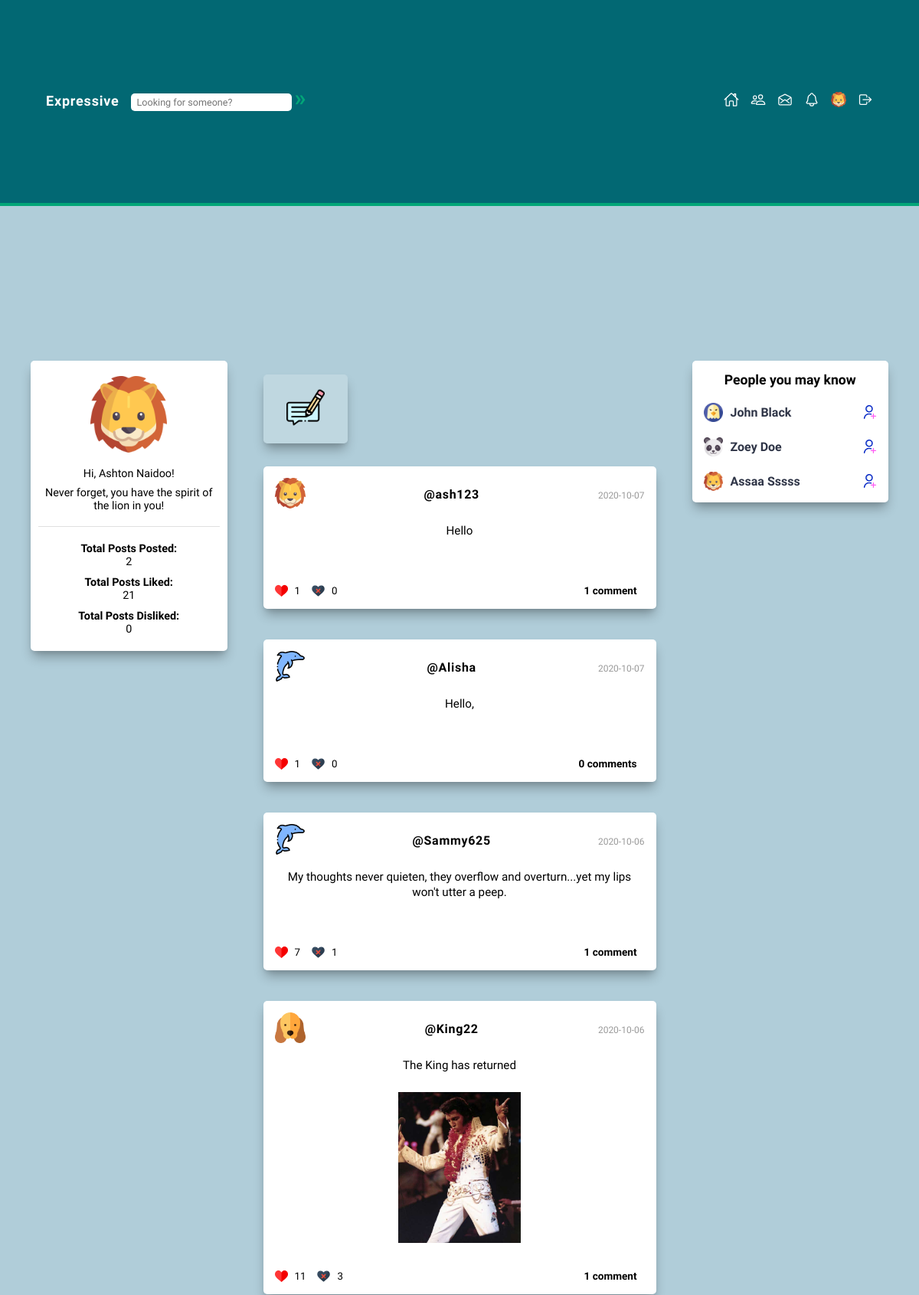
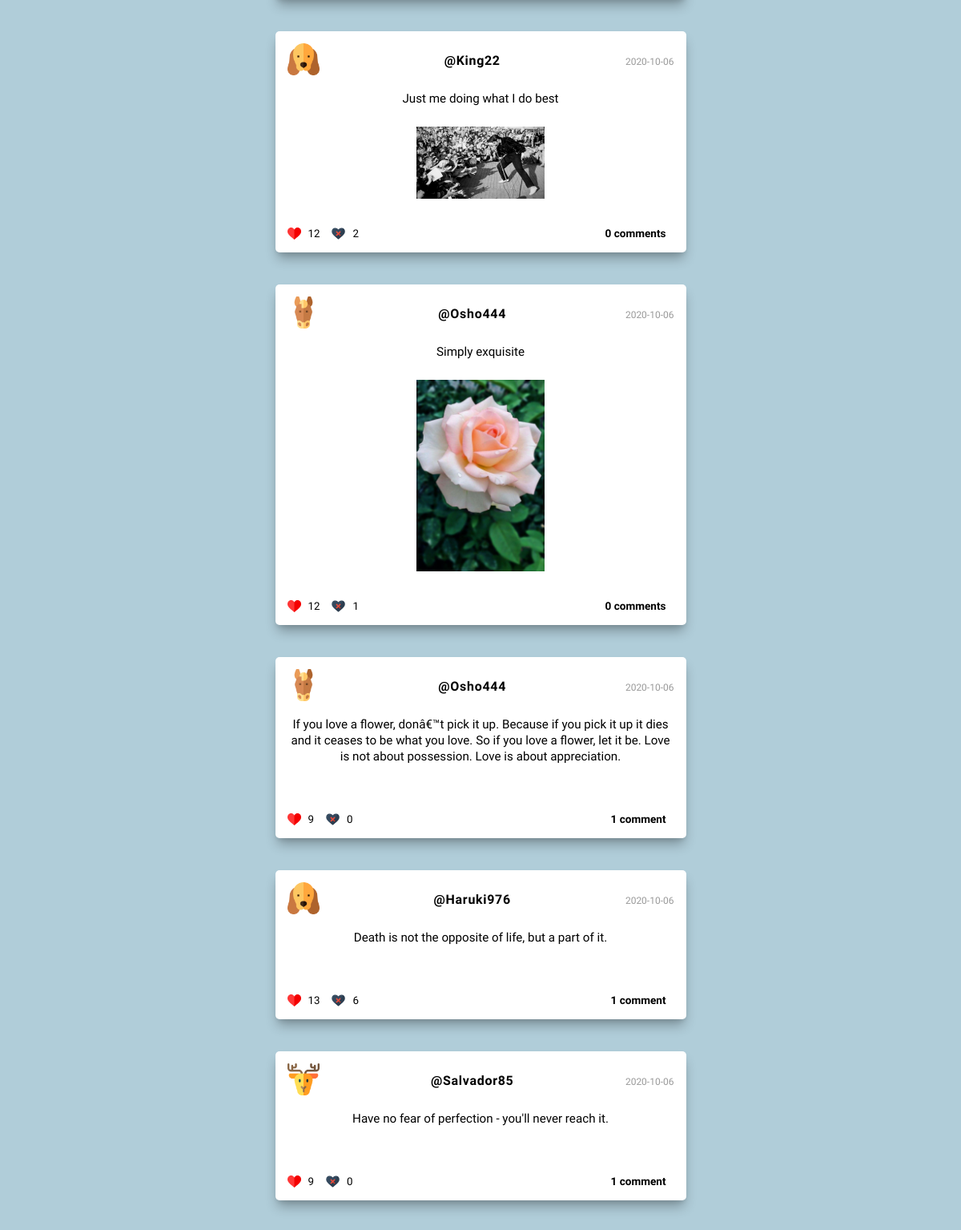
/main_page.php?id=1 (signed in, upper part), run on the app's committed database (2 pictures, top to bottom).
### tables this page shows
CREATE TABLE `users` (
  `user_id` int(11) NOT NULL,
  `first_name` varchar(50) NOT NULL,
  `last_name` varchar(50) NOT NULL,
  `email` varchar(255) NOT NULL,
  `username` varchar(50) NOT NULL,
  `birthday` date NOT NULL,
  `password` varchar(255) NOT NULL,
  `profile_pic` varchar(255) NOT NULL,
  `active` varchar(3) NOT NULL DEFAULT 'no',
  `date_created` date NOT NULL
);

CREATE TABLE `posts` (
  `post_id` int(11) NOT NULL,
  `user_id` int(11) NOT NULL,
  `posted_by` varchar(50) NOT NULL,
  `post_body` text NOT NULL,
  `post_image` varchar(255) NOT NULL,
  `post_likes` int(11) NOT NULL DEFAULT '0',
  `post_dislikes` int(11) NOT NULL DEFAULT '0',
  `date_created` date NOT NULL
);

### helpers/check_session.php (called while the page is built)
<?php
if(isset($_SESSION['username'])){
    $currentUserLoggedIn = $_SESSION['username'];
}
else{
    header("Location: login_2.php");
}
?>

### helpers/user_functions.php (called while the page is built, shortened)
<?php
function get_user_id($connect, $currentUser){
    $query = mysqli_query($connect, "SELECT user_id FROM users WHERE username='$currentUser'");
    $res = mysqli_fetch_array($query);
    return $res['user_id'] ? $res['user_id'] : "";
}
function get_birth_month($birthday){
     $birth_month = explode("-", $birthday);
    if( $birth_month[1][0] == '0'){
        $birth_month = $birth_month[1][1];
    }else{
        $birth_month = $birth_month[1];
     }
    $birth_month = +$birth_month - 1;
    return $birth_month;
}
function get_spirit_animal($birth_month, $spirit_animal){
    $spirit_animal_keys = array_keys($spirit_animal);
    $spirit_animal_key = $spirit_animal_keys[$birth_month];
    return $spirit_animal_key;
}
?>

### helpers/get_details.php (called while the page is built, shortened)
<?php
    require 'user_functions.php';
    require 'check_session.php';
    require 'spirit_animal.php';
    if(isset($_GET['id'])){
        $id = $_GET['id'];
        $id_query = mysqli_query($connect, "SELECT * FROM users WHERE user_id='$id'");
        $id_res = mysqli_fetch_array($id_query);
        $user_id = get_user_id($connect, $id_res['username']);
        $user_query = mysqli_query($connect, "SELECT * FROM users WHERE user_id='$user_id'");
        $current_user_id = get_user_id($connect, $currentUserLoggedIn);
        $current_user_query = mysqli_query($connect, "SELECT * FROM users WHERE user_id='$current_user_id'");
        $current_user_res = mysqli_fetch_array($current_user_query);
         $users_to_invite_query = mysqli_query($connect, "SELECT * FROM users WHERE NOT username='$currentUserLoggedIn'");
        $user_res = mysqli_fetch_array($user_query);
        $first_name = $user_res['first_name'];
        $last_name = $user_res['last_name'];
        $birthday = $user_res['birthday'];
        $profile_pic = $user_res['profile_pic'];
         $birth_month = get_birth_month($birthday);
         $spirit_animal_res = get_spirit_animal($birth_month, $spirit_animal);
      }else{
        header("Location: error.php");
      }
?>

### main_page.php (the view, shortened to what this page needs)
<?php
require 'helpers/config_template.php';
require 'helpers/check_session.php';
require 'helpers/get_details.php';
?>
<!DOCTYPE html>
<html lang="en">
<head>
    <link rel="stylesheet" href="./css/style.css?v=<?php echo time(); ?>">
    <link rel="stylesheet" href="./css/media_queries.css?v=<?php echo time(); ?>">
</head>
<body>
<div class="sub-body">
<div class="top-nav">
    <nav>
            <form action="" method="POST">
               <div class="logo-search-container">
                    <p>Expressive</p>
                    <input type="search" name="search-bar" id="search-bar" class="search-bar" placeholder="Looking for someone?" autocomplete="off">
                    <input type="submit" value="&raquo;" name="search-btn" class="search-btn" id="search-btn">
                </div>
            </form>
        <ul>
            <li><a href="main_page.php?id=<?=$current_user_id;?>"><ion-icon name="home-outline" style="color:#fff;"></ion-icon></a></li>
            <li><a href="friends_list.php?id=<?=$current_user_id;?>"><ion-icon name="people-outline" style="color:#fff;"></ion-icon></a></li>
            <li><a href="messages_list.php?id=<?=$current_user_id;?>"><ion-icon name="mail-open-outline" style="color:#fff;"></ion-icon></a></li>
            <li><a href="notifications.php?id=<?=$current_user_id;?>"><ion-icon name="notifications-outline" style="color:#fff;"></ion-icon></a></li>
            <li><a href="profile.php?id=<?=$current_user_id;?>"><img src="<?=$current_user_res['profile_pic'];?>" alt="profile-pic" width="20px"></a></li>
            <li><a href="logout.php"><ion-icon name="log-out-outline" style="color:#fff;"></ion-icon></a></li>
        </ul>
    </nav>
</div>
    <?php
        $posts_query = mysqli_query($connect, "SELECT * FROM posts WHERE user_id='$current_user_id'");
        $posts_count = mysqli_num_rows($posts_query);
        $likes_query = mysqli_query($connect, "SELECT * FROM likes WHERE user_id='$current_user_id'");
        $likes_count = mysqli_num_rows($likes_query);
        $dislikes_query = mysqli_query($connect, "SELECT * FROM dislikes WHERE user_id='$current_user_id'");
        $dislikes_count = mysqli_num_rows($dislikes_query);
    ?>
<div class="main-container">
    <section class="left-section">
        <img src="<?=$profile_pic;?>" alt="pro-pic">
       <div class="top-personals">
            <p class="full-name">Hi, <a href="profile.php?id=<?=$user_id;?>"><?=$first_name . ' ' . $last_name;?></a>!</p>
             <p class="spirit-animal">Never forget, you have the spirit of the <?=$spirit_animal_res;?> in you!</p>
       </div>
       <div class="bottom-personals">
           <p class="total-posts-posted"><span>Total Posts Posted:</span> <?=$posts_count;?></p>
           <p class="total-posts-liked"><span>Total Posts Liked:</span> <?=$likes_count;?> </p>
           <p class="total-posts-disliked"><span>Total Posts Disliked:</span> <?=$dislikes_count;?></p>
       </div>
    </section>
    <section class="middle-section">
    <div class="post-something">
        <ul>
            <li><a class="open-post-modal" href="#"><img onclick="openModal()" src="./images/icons_logos/post_something2.png" alt="post_something"></a></li>
        </ul>
    </div>
            <?php
            $load_post_query = mysqli_query($connect, "SELECT * FROM posts ORDER BY post_id DESC");
            while($res = mysqli_fetch_array($load_post_query)){
                $post_user_id = $res['user_id'];
                $check_friend = mysqli_query($connect, "SELECT * FROM friends WHERE friend_id='$post_user_id' AND user_id='$current_user_id' OR user_id='$post_user_id' AND friend_id='$current_user_id'");
                $check_friend_count = mysqli_num_rows($check_friend);
                if($check_friend_count < 1 && $post_user_id != $current_user_id){
                    continue;
                }
                $post_id = $res['post_id'];
                $post_author = $res['posted_by'];
                $post_content = $res['post_body'];
                $post_image_2 = $res['post_image'];
                $post_date = $res['date_created'];
                $post_likes = $res['post_likes'];
                $post_dislikes = $res['post_dislikes'];
                $profile_pic_query = mysqli_query($connect, "SELECT profile_pic FROM users WHERE username='$post_author'");
                $profile_pic_res = mysqli_fetch_array($profile_pic_query);
                $profile_pic = $profile_pic_res['profile_pic'];
                $comment_count_query = mysqli_query($connect, "SELECT * FROM comments WHERE post_id='$post_id'");
                $comment_count = mysqli_num_rows($comment_count_query);
                $comments = $comment_count == 1 ? "comment" : "comments";
                ?>
            <div class="news-feed">
                <div class="post-author-info">
                    <div class="post-author-pro-pic">
                        <img src="<?=$profile_pic;?>" alt="pro-pic" width="40px">
                    </div>
                    <div class="post-author-details">
                    <?php
                        if($res['user_id'] != $current_user_id){
                            echo '<a href="profile_alt.php?id=' . $post_user_id . '"><p>@' . $post_author . '</p></a>';
                        }
                        else{
                            echo '<a href="profile.php?id=' . $post_user_id . '"><p>@' . $post_author . '</p></a>';
                        }
                    ?>
                    </div>
                    <div class="post-time-stamp">
                        <small><?=$post_date;?></small>
                    </div>
                </div>
                <div class="post-body">
                    <div class="user-post-text"><?=$post_content;?></div>
                    <div class="user-post-image"><img src="<?=$post_image_2;?>" alt=""></div>
                </div>
                    <div class="post-reactions">
                        <div class="post-likes">
                            <button class="post-like-btn" name="post-like-btn"><img id="post-like-btn<?=$post_id;?>" src="./images/icons_logos/like.png" alt="like" width="17px"><div id='cnt' class="like-count<?=$post_id;?>"><?=$post_likes;?></div> </button>
                        </div>
                        <div class="post-dislikes">
                            <button class="post-dislike-btn" name="post-dislike-btn"><img id="post-dislike-btn<?=$post_id;?>" src="./images/icons_logos/dislike.png" alt="dislike" width="17px"><div id='cnt' class="dislike-count<?=$post_id;?>"><?=$post_dislikes;?></div></button>
                        </div>
                        <div class="post-comments">
                            <a id="post-comments-btn<?=$post_id;?>" class="post-comments-btn" href="#"><?=$comment_count . ' ' . $comments;?></a>
                        </div>
                    </div>
            </div>
                <?php
            }
            ?>
    </section>
    <section class="right-section">
    <h4>People you may know</h4>
    <?php
    while($res = mysqli_fetch_assoc($users_to_invite_query) ){
            $id = $res['user_id'];
            $test = mysqli_query($connect, "SELECT * FROM friends WHERE friend_id='$id' AND user_id='$current_user_id'");
            $count = mysqli_num_rows($test);
            if($count > 0){
                continue;
            }
        ?>
                <form class="possible-friends" action="friend_request.php?id=<?=$res['user_id'];?>" method="POST">
                <div class="name-pic">
                <img src="<?=$res['profile_pic'];?>" alt="pro-pic">
                <a href="profile_alt.php?id=<?=$res['user_id'];?>"><?=$res['first_name'] . ' ' . $res['last_name'];?></a>
            </div>
            <button name="add-friend-btn" class="add-friend-btn"><img src="images/icons_logos/add_friend.png" alt="add-friend"></button>
                </form>
    <?php
    }
    ?>
    </section>
</div>
</div>
</body>
</html>

### data on the page
users: profile_pic (picture), first_name "Ashton", last_name "Naidoo", birthday "lion"
posts: user.profile_pic (picture), posted_by "ash123", date_created "2020-10-07", post_body "Hello", post_likes "1", post_dislikes "0", comment_count "1", comments "comment"
posts: user.profile_pic (picture), posted_by "Alisha", date_created "2020-10-07", post_body "Hello,", post_likes "1", post_dislikes "0", comment_count "0", comments "comments"
posts: user.profile_pic (picture), posted_by "Sammy625", date_created "2020-10-06", post_body "My thoughts never quieten, they overflow and overturn...yet my lips won't utter a peep.", post_likes "7", post_dislikes "1", comment_count "1", comments "comment"
posts: user.profile_pic (picture), posted_by "King22", date_created "2020-10-06", post_body "The King has returned", post_image (picture), post_likes "11", post_dislikes "3", comment_count "1", comments "comment"
posts: user.profile_pic (picture), posted_by "King22", date_created "2020-10-06", post_body "Just me doing what I do best", post_image (picture), post_likes "12", post_dislikes "2", comment_count "0", comments "comments"
posts: user.profile_pic (picture), posted_by "Osho444", date_created "2020-10-06", post_body "Simply exquisite", post_image (picture), post_likes "12", post_dislikes "1", comment_count "0", comments "comments"
posts: user.profile_pic (picture), posted_by "Osho444", date_created "2020-10-06", post_body "If you love a flower, donâ€™t pick it up. Because if you pick it up it dies and it ceases to be what you love. So if you love a flower, let it be. Love is not about possession. Love is about appreciation.", post_likes "9", post_dislikes "0", comment_count "1", comments "comment"
posts: user.profile_pic (picture), posted_by "Haruki976", date_created "2020-10-06", post_body "Death is not the opposite of life, but a part of it.", post_likes "13", post_dislikes "6", comment_count "1", comments "comment"
posts: user.profile_pic (picture), posted_by "Salvador85", date_created "2020-10-06", post_body "Have no fear of perfection - you'll never reach it.", post_likes "9", post_dislikes "0", comment_count "1", comments "comment"
users: profile_pic (picture), first_name "John", last_name "Black"
users: profile_pic (picture), first_name "Zoey", last_name "Doe"
users: profile_pic (picture), first_name "Assaa", last_name "Sssss"

### other printed values
$posts_count "2"
$likes_count "21"
$dislikes_count "0"
